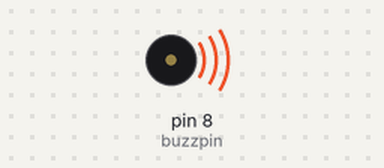
A sketch run on a simulated Arduino Uno, built with avr-gcc and run on an emulated ATmega328P. On the bench: buzzer (waves = sounding).

Above: at 0.1 s.
Timing chart, 0 to 40.0 s (numbered marks = the images above):
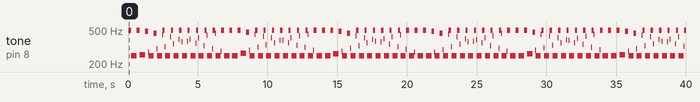

The sketch:

BuzzerTone.ino
```cpp
int buzzpin = 8;
int delayTime1 = 1;
int delaytime2 = 2;
int j;

void setup() {
  // put your setup code here, to run once:
  pinMode(buzzpin, OUTPUT);
}

void loop() {
  // put your main code here, to run repeatedly:

  for (j = 1; j <= 100; j = j + 1)
  {
    digitalWrite(buzzpin, HIGH);
    delay(delayTime1);
    digitalWrite(buzzpin, LOW);
    delay(delayTime1);
  }

  for (j = 1; j <= 100; j = j + 1)
  {
    digitalWrite(buzzpin, HIGH);
    delay(delaytime2);
    digitalWrite(buzzpin, LOW);
    delay(delaytime2);
  }
}
```

Measured:
- by itself, tone on pin 8 (buzzpin): plays 496 Hz for 0.20 s, 249 Hz for 0.40 s, 496 Hz for 0.20 s, 255 Hz for 0.40 s, 483 Hz for 0.20 s, 275 Hz for 0.04 s … (228 notes in this stretch)
